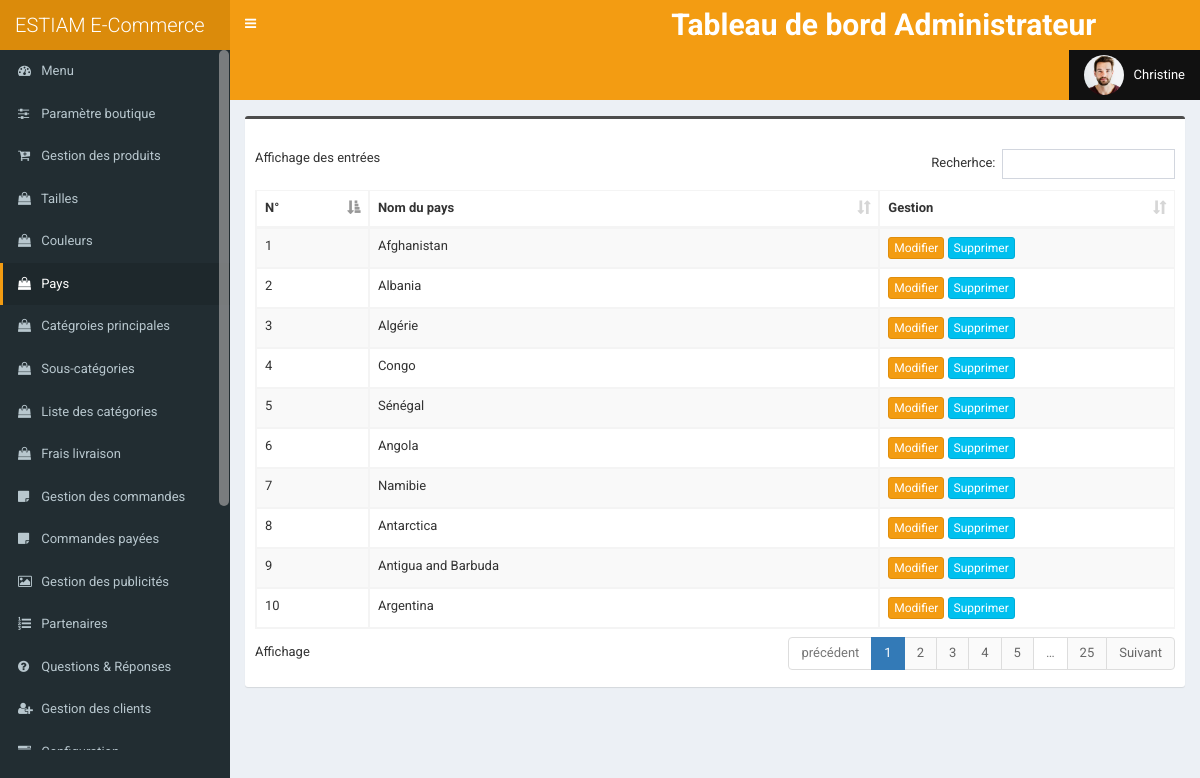
The app's page /admin/country.php (signed in) with its own data.
### tables this page shows
CREATE TABLE `tbl_country` (
  `country_id` int(11) NOT NULL,
  `country_name` varchar(100) NOT NULL DEFAULT ''
);

### admin/country.php (the view, shortened to what this page needs)
<?php require_once('header.php'); ?>
<section class="content-header">
	<div class="content-header-left">
		<h1>Liste des pays</h1>
	</div>
	<div class="content-header-right">
		<a href="country-add.php" class="btn btn-primary btn-sm">Nouveau Pays</a>
	</div>
</section>
<section class="content">
	<div class="row">
		<div class="col-md-12">
			<div class="box box-info">
				<div class="box-body table-responsive">
					<table id="example1" class="table table-bordered table-hover table-striped">
						<thead>
							<tr>
								<th>N°</th>
								<th>Nom du pays</th>
								<th>Gestion</th>
							</tr>
						</thead>
						<tbody>
							<?php
							$i = 0;
							$statement = $pdo->prepare("SELECT * FROM tbl_country ORDER BY country_id ASC");
							$statement->execute();
							$result = $statement->fetchAll(PDO::FETCH_ASSOC);
							foreach ($result as $row) {
								$i++;
							?>
								<tr>
									<td><?php echo $i; ?></td>
									<td><?php echo $row['country_name']; ?></td>
									<td>
										<a href="country-edit.php?id=<?php echo $row['country_id']; ?>" class="btn btn-warning btn-xs">Modifier</a>
										<a href="#" class="btn btn-info btn-xs" data-href="country-delete.php?id=<?php echo $row['country_id']; ?>" data-toggle="modal" data-target="#confirm-delete">Supprimer</a>
									</td>
								</tr>
							<?php
							}
							?>
						</tbody>
					</table>
				</div>
			</div>
</section>
<?php require_once('footer.php'); ?>

### admin/style.css (style rules this page uses)
body { font-size: 13px; font-family: "Roboto", sans-serif; }
.content-header > h1, .content-header .content-header-left h1 { font-family: "Roboto", sans-serif; }
.box-info { padding-top: 20px; }
.content-header { overflow: hidden; }
.content-header .content-header-left { float: left; padding-top: 5px; }
.content-header .content-header-right { float: right; }
.content-header .content-header-left h1 { margin-top: 0; margin-bottom: 0; padding-left: 30px; padding-bottom: 5px; font-size: 24px; position: relative; }
.content-header .content-header-left h1:before { position: absolute; top: 0; left: 0; font-family: "FontAwesome", sans-serif; font-size: 26px; content: "\f18e"; }
.content-header .content-header-right a { position: relative; font-size: 14px; }
.box.box-info { border-top-color: #4c4c4c; }
.content-header .content-header-right a { background-color: #333333; border-color: #333333; }

### records on screen
tbl_country: country_name "Afghanistan"
tbl_country: country_name "Albania"
tbl_country: country_name "Algérie"
tbl_country: country_name "Congo"
tbl_country: country_name "Sénégal"
tbl_country: country_name "Angola"
tbl_country: country_name "Namibie"
tbl_country: country_name "Antarctica"
tbl_country: country_name "Antigua and Barbuda"
tbl_country: country_name "Argentina"

### other values on screen
$_SESSION['user']['full_name'] "Christine"
